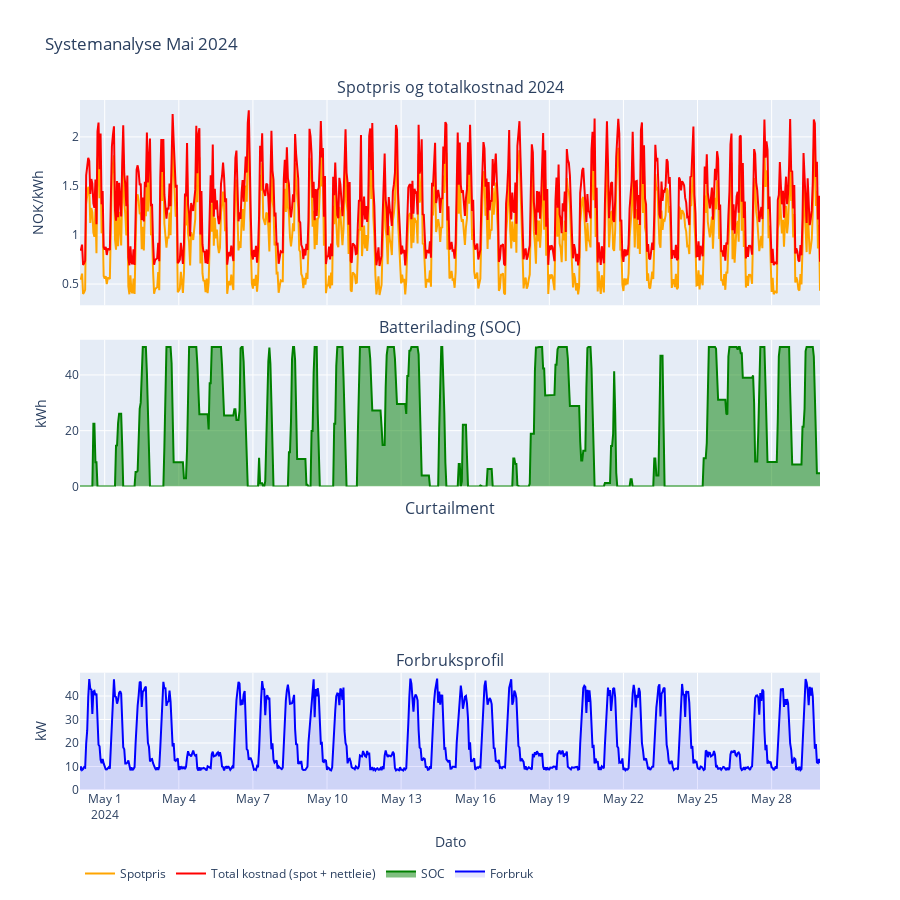
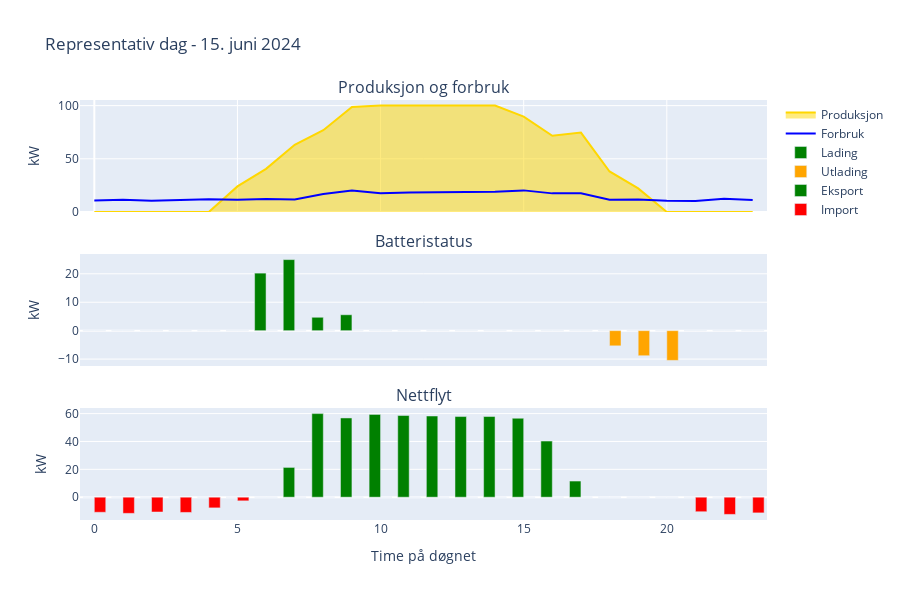

The notebook cell these images were saved under, in order:
### Markdown cell above
## 3. Strømpris- og tariffanalyse

### Code cell
# Combined price analysis
fig = make_subplots(
    rows=4, cols=1,
    subplot_titles=['Spotpris og totalkostnad 2024',
                    'Batterilading (SOC)',
                    'Curtailment',
                    'Forbruksprofil'],
    shared_xaxes=True,
    vertical_spacing=0.05,
    row_heights=[0.35, 0.25, 0.2, 0.2]
)

# Sample data for visualization (show one month)
start_idx = 4*30*24  # May
end_idx = min(start_idx + 30*24, len(production))
time_range = production.index[start_idx:end_idx]

# Spotprice and total cost
spot_only = prices.iloc[start_idx:end_idx] - economic_params['grid_tariff_peak']
fig.add_trace(
    go.Scatter(x=time_range, y=spot_only,
               name='Spotpris',
               line=dict(color='orange', width=2)),
    row=1, col=1
)

fig.add_trace(
    go.Scatter(x=time_range, y=prices.iloc[start_idx:end_idx],
               name='Total kostnad (spot + nettleie)',
               line=dict(color='red', width=2)),
    row=1, col=1
)

# Battery SOC if available
if 'soc' in base_results:
    fig.add_trace(
        go.Scatter(x=time_range, y=base_results['soc'].iloc[start_idx:end_idx],
                   name='SOC', fill='tozeroy', line=dict(color='green')),
        row=2, col=1
    )

# Curtailment if available
if 'curtailment' in base_results:
    fig.add_trace(
        go.Bar(x=time_range, y=base_results['curtailment'].iloc[start_idx:end_idx],
               name='Curtailment', marker_color='red'),
        row=3, col=1
    )

# Consumption profile
consumption_profile = consumption.iloc[start_idx:end_idx]
fig.add_trace(
    go.Scatter(x=time_range, y=consumption_profile,
               name='Forbruk',
               line=dict(color='blue', width=2),
               fill='tozeroy',
               fillcolor='rgba(0, 0, 255, 0.1)'),
    row=4, col=1
)

fig.update_xaxes(title_text="Dato", row=4, col=1)
fig.update_yaxes(title_text="NOK/kWh", row=1, col=1)
fig.update_yaxes(title_text="kWh", row=2, col=1)
fig.update_yaxes(title_text="kW", row=3, col=1)
fig.update_yaxes(title_text="kW", row=4, col=1)

fig.update_layout(height=900, showlegend=True,
                  title_text="Systemanalyse Mai 2024",
                  legend=dict(orientation="h", y=-0.1))
fig.show()

# Representative day
rep_day = datetime(2024, 6, 15)  # June 15
day_idx = (production.index.date == rep_day.date())

if day_idx.sum() > 0:
    fig_day = make_subplots(
        rows=3, cols=1,
        subplot_titles=['Produksjon og forbruk', 'Batteristatus', 'Nettflyt'],
        shared_xaxes=True,
        vertical_spacing=0.1
    )

    hours = list(range(24))

    # Production and consumption
    fig_day.add_trace(
        go.Scatter(x=hours, y=production[day_idx].values, name='Produksjon',
                   fill='tozeroy', line=dict(color='gold')),
        row=1, col=1
    )

    consumption_day = consumption[day_idx].values
    fig_day.add_trace(
        go.Scatter(x=hours, y=consumption_day, name='Forbruk',
                   line=dict(color='blue', width=2)),
        row=1, col=1
    )

    # Battery if available
    if 'battery_charge' in base_results and 'battery_discharge' in base_results:
        fig_day.add_trace(
            go.Bar(x=hours, y=base_results['battery_charge'][day_idx].values,
                   name='Lading', marker_color='green'),
            row=2, col=1
        )
        fig_day.add_trace(
            go.Bar(x=hours, y=-base_results['battery_discharge'][day_idx].values,
                   name='Utlading', marker_color='orange'),
            row=2, col=1
        )

    # Grid flow if available
    if 'grid_export' in base_results and 'grid_import' in base_results:
        fig_day.add_trace(
            go.Bar(x=hours, y=base_results['grid_export'][day_idx].values,
                   name='Eksport', marker_color='green'),
            row=3, col=1
        )
        fig_day.add_trace(
            go.Bar(x=hours, y=-base_results['grid_import'][day_idx].values,
                   name='Import', marker_color='red'),
            row=3, col=1
        )

    fig_day.update_xaxes(title_text="Time på døgnet", row=3, col=1)
    fig_day.update_yaxes(title_text="kW", row=1, col=1)
    fig_day.update_yaxes(title_text="kW", row=2, col=1)
    fig_day.update_yaxes(title_text="kW", row=3, col=1)

    fig_day.update_layout(height=600, showlegend=True,
                          title_text="Representativ dag - 15. juni 2024")
    fig_day.show()

### Figure 1 — Plotly figure (JSON) as saved in the notebook; plotly's stock layout.template omitted (floating-point values rounded to 4 significant figures; data arrays with more than 128 entries replaced by an {"elided": "..."} marker saying what was removed)
{"data": [{"line": {"color": "orange", "width": 2}, "name": "Spotpris", "type": "scatter", "x": {"elided": "720 str values"}, "xaxis": "x", "y": {"elided": "720 float values"}, "yaxis": "y"}, {"line": {"color": "red", "width": 2}, "name": "Total kostnad (spot + nettleie)", "type": "scatter", "x": {"elided": "720 str values"}, "xaxis": "x", "y": {"elided": "720 float values"}, "yaxis": "y"}, {"fill": "tozeroy", "line": {"color": "green"}, "name": "SOC", "type": "scatter", "x": {"elided": "720 str values"}, "xaxis": "x2", "y": {"elided": "720 float values"}, "yaxis": "y2"}, {"fill": "tozeroy", "fillcolor": "rgba(0, 0, 255, 0.1)", "line": {"color": "blue", "width": 2}, "name": "Forbruk", "type": "scatter", "x": {"elided": "720 str values"}, "xaxis": "x4", "y": {"elided": "720 float values"}, "yaxis": "y4"}], "layout": {"annotations": [{"font": {"size": 16}, "showarrow": false, "text": "Spotpris og totalkostnad 2024", "x": 0.5, "xanchor": "center", "xref": "paper", "y": 1, "yanchor": "bottom", "yref": "paper"}, {"font": {"size": 16}, "showarrow": false, "text": "Batterilading (SOC)", "x": 0.5, "xanchor": "center", "xref": "paper", "y": 0.6525, "yanchor": "bottom", "yref": "paper"}, {"font": {"size": 16}, "showarrow": false, "text": "Curtailment", "x": 0.5, "xanchor": "center", "xref": "paper", "y": 0.39, "yanchor": "bottom", "yref": "paper"}, {"font": {"size": 16}, "showarrow": false, "text": "Forbruksprofil", "x": 0.5, "xanchor": "center", "xref": "paper", "y": 0.17, "yanchor": "bottom", "yref": "paper"}], "height": 900, "legend": {"orientation": "h", "y": -0.1}, "showlegend": true, "title": {"text": "Systemanalyse Mai 2024"}, "xaxis": {"anchor": "y", "domain": [0, 1], "matches": "x4", "showticklabels": false}, "xaxis2": {"anchor": "y2", "domain": [0, 1], "matches": "x4", "showticklabels": false}, "xaxis3": {"anchor": "y3", "domain": [0, 1], "matches": "x4", "showticklabels": false}, "xaxis4": {"anchor": "y4", "domain": [0, 1], "title": {"text": "Dato"}}, "yaxis": {"anchor": "x", "domain": [0.7025, 1], "title": {"text": "NOK/kWh"}}, "yaxis2": {"anchor": "x2", "domain": [0.44, 0.6525], "title": {"text": "kWh"}}, "yaxis3": {"anchor": "x3", "domain": [0.22, 0.39], "title": {"text": "kW"}}, "yaxis4": {"anchor": "x4", "domain": [0, 0.17], "title": {"text": "kW"}}}}

### Figure 2 — Plotly figure (JSON) as saved in the notebook; plotly's stock layout.template omitted (floating-point values rounded to 4 significant figures)
{"data": [{"fill": "tozeroy", "line": {"color": "gold"}, "name": "Produksjon", "type": "scatter", "x": [0, 1, 2, 3, 4, 5, 6, 7, 8, 9, 10, 11, 12, 13, 14, 15, 16, 17, 18, 19, 20, 21, 22, 23], "xaxis": "x", "y": [0.0, 0.0, 0.0, 0.0, 0.0, 24.07, 40.54, 63.21, 76.91, 98.79, 100.0, 100.0, 100.0, 100.0, 100.0, 89.59, 71.62, 74.64, 38.09, 22.18, 1.319e-14, 0.0, 0.0, 0.0], "yaxis": "y"}, {"line": {"color": "blue", "width": 2}, "name": "Forbruk", "type": "scatter", "x": [0, 1, 2, 3, 4, 5, 6, 7, 8, 9, 10, 11, 12, 13, 14, 15, 16, 17, 18, 19, 20, 21, 22, 23], "xaxis": "x", "y": [10.82, 11.61, 10.63, 11.28, 11.92, 11.51, 12.33, 11.81, 16.99, 20.12, 17.59, 18.37, 18.71, 19.12, 19.1, 20.32, 17.51, 17.53, 11.45, 11.64, 10.46, 10.43, 12.35, 11.26], "yaxis": "y"}, {"marker": {"color": "green"}, "name": "Lading", "type": "bar", "x": [0, 1, 2, 3, 4, 5, 6, 7, 8, 9, 10, 11, 12, 13, 14, 15, 16, 17, 18, 19, 20, 21, 22, 23], "xaxis": "x2", "y": [0.0, 0.0, 0.0, 0.0, 0.0, 0.0, 20.24, 25.0, 4.715, 5.598, 0.0, 0.0, 0.0, 0.0, 0.0, 0.0, 0.0, 0.0, 0.0, 0.0, 0.0, 0.0, 0.0, 0.0], "yaxis": "y2"}, {"marker": {"color": "orange"}, "name": "Utlading", "type": "bar", "x": [0, 1, 2, 3, 4, 5, 6, 7, 8, 9, 10, 11, 12, 13, 14, 15, 16, 17, 18, 19, 20, 21, 22, 23], "xaxis": "x2", "y": [-0.0, -0.0, -0.0, -0.0, -0.0, -0.0, -0.0, -0.0, -0.0, -0.0, -0.0, -0.0, -0.0, -0.0, -0.0, -0.0, -0.0, -0.0, -5.333, -8.814, -10.46, -0.0, -0.0, -0.0], "yaxis": "y2"}, {"marker": {"color": "green"}, "name": "Eksport", "type": "bar", "x": [0, 1, 2, 3, 4, 5, 6, 7, 8, 9, 10, 11, 12, 13, 14, 15, 16, 17, 18, 19, 20, 21, 22, 23], "xaxis": "x3", "y": [0.0, 0.0, 0.0, 0.0, 0.0, 0.0, 0.0, 21.38, 60.01, 56.88, 59.41, 58.63, 58.29, 57.88, 57.9, 56.68, 40.32, 11.6, 0.0, 0.0, 0.0, 0.0, 0.0, 0.0], "yaxis": "y3"}, {"marker": {"color": "red"}, "name": "Import", "type": "bar", "x": [0, 1, 2, 3, 4, 5, 6, 7, 8, 9, 10, 11, 12, 13, 14, 15, 16, 17, 18, 19, 20, 21, 22, 23], "xaxis": "x3", "y": [-10.82, -11.61, -10.63, -10.94, -7.67, -2.625, -0.0, -0.0, -0.0, -0.0, -0.0, -0.0, -0.0, -0.0, -0.0, -0.0, -0.0, -0.0, -0.0, -0.0, -0.0, -10.43, -12.35, -11.26], "yaxis": "y3"}], "layout": {"annotations": [{"font": {"size": 16}, "showarrow": false, "text": "Produksjon og forbruk", "x": 0.5, "xanchor": "center", "xref": "paper", "y": 1, "yanchor": "bottom", "yref": "paper"}, {"font": {"size": 16}, "showarrow": false, "text": "Batteristatus", "x": 0.5, "xanchor": "center", "xref": "paper", "y": 0.6333, "yanchor": "bottom", "yref": "paper"}, {"font": {"size": 16}, "showarrow": false, "text": "Nettflyt", "x": 0.5, "xanchor": "center", "xref": "paper", "y": 0.2667, "yanchor": "bottom", "yref": "paper"}], "height": 600, "showlegend": true, "title": {"text": "Representativ dag - 15. juni 2024"}, "xaxis": {"anchor": "y", "domain": [0, 1], "matches": "x3", "showticklabels": false}, "xaxis2": {"anchor": "y2", "domain": [0, 1], "matches": "x3", "showticklabels": false}, "xaxis3": {"anchor": "y3", "domain": [0, 1], "title": {"text": "Time på døgnet"}}, "yaxis": {"anchor": "x", "domain": [0.7333, 1], "title": {"text": "kW"}}, "yaxis2": {"anchor": "x2", "domain": [0.3667, 0.6333], "title": {"text": "kW"}}, "yaxis3": {"anchor": "x3", "domain": [0, 0.2667], "title": {"text": "kW"}}}}
